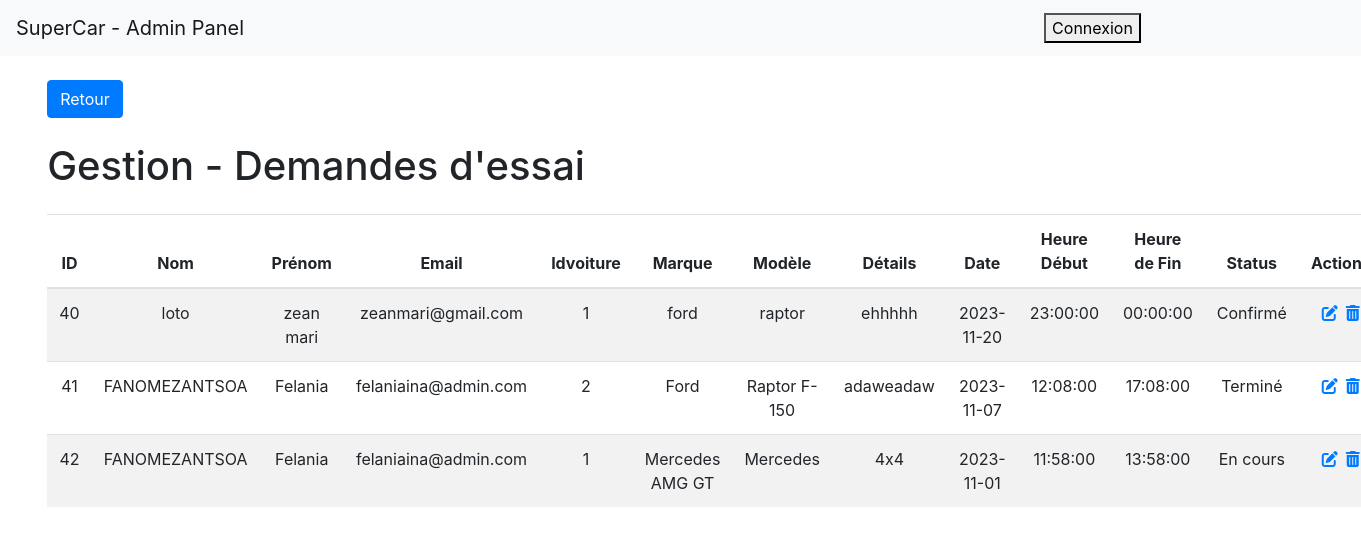
/admin/demande.php, run on an earlier commit of the app's database.
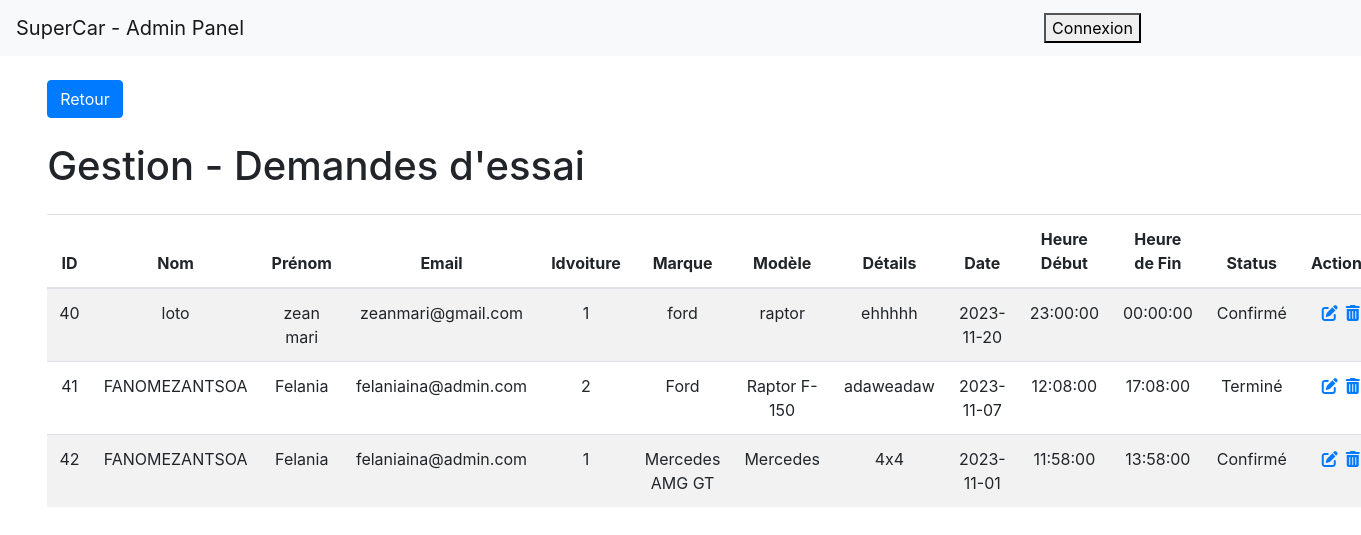
And on a later commit of the database.
### tables this page shows
CREATE TABLE `demande` (
  `ID_demande` int(11) NOT NULL,
  `idinscription` varchar(250) DEFAULT NULL,
  `nom` varchar(50) DEFAULT NULL,
  `prenom` varchar(50) DEFAULT NULL,
  `email` varchar(250) DEFAULT NULL,
  `Id_Voiture` varchar(50) DEFAULT NULL,
  `marque` varchar(50) DEFAULT NULL,
  `modele` varchar(50) DEFAULT NULL,
  `details` varchar(50) DEFAULT NULL,
  `date1` date DEFAULT NULL,
  `date2` date DEFAULT NULL,
  `heure1` time DEFAULT NULL,
  `heure2` time DEFAULT NULL,
  `Statuts1` varchar(255) NOT NULL
);

### admin/demande.php (the view, shortened to what this page needs)
<!DOCTYPE html>
<html>
<head>
    <link rel="stylesheet" href="https://maxcdn.bootstrapcdn.com/bootstrap/4.5.2/css/bootstrap.min.css">
    <link rel="stylesheet" href="https://cdnjs.cloudflare.com/ajax/libs/font-awesome/6.0.0-beta3/css/all.min.css">
    <link rel="stylesheet" href="https://cdnjs.cloudflare.com/ajax/libs/font-awesome/6.4.0/css/all.min.css">
</head>
<body>
    <nav class="navbar navbar-expand-lg navbar-light bg-light">
        <a class="navbar-brand" href="Dash.php" style="margin-right: 40em;">SuperCar - Admin Panel</a>
        <div>
            <?php
            if (isset($_SESSION['email'])) {
                $userEmail = $_SESSION['email'];
                echo '<span class="user-info"><i class="fas fa-user"></i>&ensp;' . $userEmail . '</span>';
            } else {
                echo '<a href="adminConnexion.php"><button class="login">Connexion</button></a>';
            }
            ?>
        </div>
    </nav>
    <div class="container mt-4" STYLE="margin-right:11.8em;">
        <a class="btn btn-primary" href="dash.php">Retour</a>
        <div class="d-flex justify-content-between align-items-center">
            <h1 class="my-4">Gestion - Demandes d'essai
            </h1>
        </div>
        <table class="table table-striped" style="text-align: center;">
            <thead>
                <tr>
                    <th>ID</th>
                    <th>Nom</th>
                    <th>Prénom</th>
                    <th>Email</th>
                    <th>Idvoiture</th>
                    <th>Marque</th>
                    <th>Modèle</th>
                    <th>Détails</th>
                    <th>Date</th>
                    <th>Heure Début</th>
                    <th>Heure de Fin</th>
                    <th>Status</th>
                    <th>Actions</th>
                </tr>
            </thead>
            <tbody>
                <?php
                $servername = "localhost";
                $username = "root";
                $password = "";
                $dbname = "supercar";
                $conn = mysqli_connect($servername, $username, $password, $dbname);
                $sql = "SELECT * FROM demande";
                $result = mysqli_query($conn, $sql);
                while ($row = mysqli_fetch_assoc($result)) {
                    echo "<tr><td>" . $row["ID_demande"] . "</td>";
                    echo "<td>" . $row["nom"] . "</td>";
                    echo "<td>" . $row["prenom"] . "</td>";
                    echo "<td>" . $row["email"] . "</td>";
                    echo "<td>" . $row["Id_Voiture"] . "</td>";
                    echo "<td>" . $row["marque"] . "</td>";
                    echo "<td>" . $row["modele"] . "</td>";
                    echo "<td>" . $row["details"] . "</td>";
                    echo "<td>" . $row["date1"] . "</td>";
                    echo "<td>" . $row["heure1"] . "</td>";
                    echo "<td>" . $row["heure2"] . "</td>";
                    echo "<td>" . $row["Statuts1"] . "</td>";
                    echo "<td><a href='edit_demande.php?ID_demande=" . $row["ID_demande"] . "'><i class='fas fa-edit'></i></a>&ensp;<a href='delete_demande.php?ID_demande=" . $row["ID_demande"] . "'><i class='fas fa-trash-alt' onclick='return confirm(\"Etes vous sûre de vouloir supprimer la demande?\");'></i></a></td></tr>";
                }
                ?>
            </tbody>
        </table>
    </div>
</body>
</html>

What changed in the data, as far as the page shows it:
changed demande "Mercedes AMG GT": Statuts1 "En cours" → "Confirmé"
